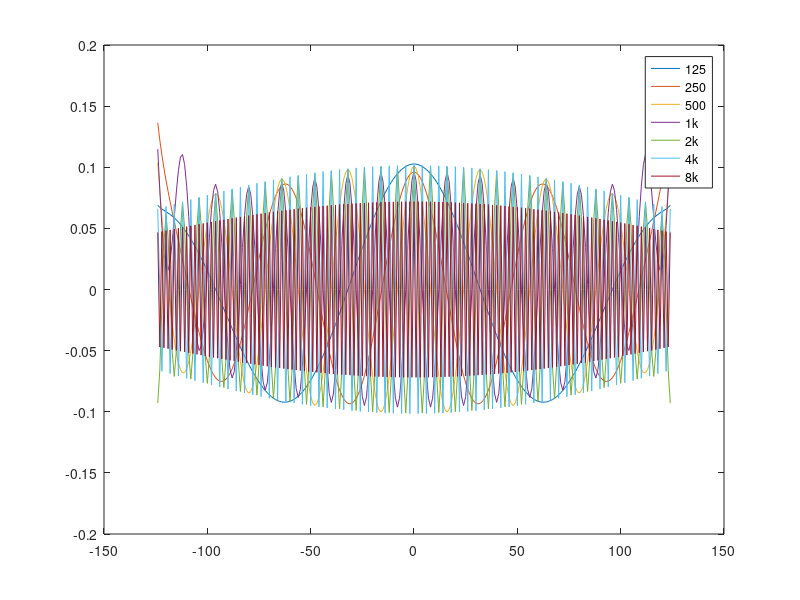

This chart was generated by the following MATLAB code: (Note: this script raises an error after producing the figure.)
close all
clear
clc

% discrete-time filter object.

% MATLAB Code
% Generated by MATLAB(R) 9.7 and Signal Processing Toolbox 8.3.
% Generated on: 03-Jun-5021 12:58:18

% Equiripple Bandpass filter designed using the FIRPM function.

% All frequency values are in Hz.

Fs = 16000;  % Sampling Frequency

N      = 270;   % Order
s      = 10;    % left right cropping offset
Wstop1 = 1;     % First Stopband Weight
Wpass  = 1;     % Passband Weight
Wstop2 = 1;     % Second Stopband Weight
dens   = 20;    % Density Factor


figure;

Fcenter = 125;
% 1st Stopband Freq  ; 1st Passband Freq    ; 2nd Passband Freq    ; 2nd Stopband Freq
Fstop1 = Fcenter - 40; Fpass1 = Fcenter - 20; Fpass2 = Fcenter + 20; Fstop2 = Fcenter + 40;

% Calculate the coefficients using the FIRPM function.
b = firpm(N, [0 Fstop1 Fpass1 Fpass2 Fstop2 Fs/2]/(Fs/2), [0 0 1 1 0 0], [Wstop1 Wpass Wstop2], {dens});
b = b(s+2:N-s);
b = b / norm(b, 2);
b125 = b;
plot([-(length(b) - 1)/2 : (length(b) - 1) / 2], b); %#ok<NBRAK>
hold on;

Fcenter = 256;
% 1st Stopband Freq  ; 1st Passband Freq    ; 2nd Passband Freq    ; 2nd Stopband Freq
Fstop1 = Fcenter - 40; Fpass1 = Fcenter - 20; Fpass2 = Fcenter + 20; Fstop2 = Fcenter + 40;

% Calculate the coefficients using the FIRPM function.
b = firpm(N, [0 Fstop1 Fpass1 Fpass2 Fstop2 Fs/2]/(Fs/2), [0 0 1 1 0 0], [Wstop1 Wpass Wstop2], {dens});
b = b(s+2:N-s);
b = b / norm(b, 2);
b250 = b;
plot([-(length(b) - 1)/2 : (length(b) - 1) / 2], b); %#ok<NBRAK>
hold on;

Fcenter = 500;
% 1st Stopband Freq  ; 1st Passband Freq    ; 2nd Passband Freq    ; 2nd Stopband Freq
Fstop1 = Fcenter - 40; Fpass1 = Fcenter - 20; Fpass2 = Fcenter + 20; Fstop2 = Fcenter + 40;

% Calculate the coefficients using the FIRPM function.
b = firpm(N, [0 Fstop1 Fpass1 Fpass2 Fstop2 Fs/2]/(Fs/2), [0 0 1 1 0 0], [Wstop1 Wpass Wstop2], {dens});
b = b(s+2:N-s);
b = b / norm(b, 2);
b500 = b;
plot([-(length(b) - 1)/2 : (length(b) - 1) / 2], b); %#ok<NBRAK>
hold on;

Fcenter = 1000;
% 1st Stopband Freq  ; 1st Passband Freq    ; 2nd Passband Freq    ; 2nd Stopband Freq
Fstop1 = Fcenter - 40; Fpass1 = Fcenter - 20; Fpass2 = Fcenter + 20; Fstop2 = Fcenter + 40;

% Calculate the coefficients using the FIRPM function.
b = firpm(N, [0 Fstop1 Fpass1 Fpass2 Fstop2 Fs/2]/(Fs/2), [0 0 1 1 0 0], [Wstop1 Wpass Wstop2], {dens});
b = b(s+2:N-s);
b = b / norm(b, 2);
b1000 = b;
plot([-(length(b) - 1)/2 : (length(b) - 1) / 2], b); %#ok<NBRAK>
hold on;

Fcenter = 2000;
% 1st Stopband Freq  ; 1st Passband Freq    ; 2nd Passband Freq    ; 2nd Stopband Freq
Fstop1 = Fcenter - 40; Fpass1 = Fcenter - 20; Fpass2 = Fcenter + 20; Fstop2 = Fcenter + 40;

% Calculate the coefficients using the FIRPM function.
b = firpm(N, [0 Fstop1 Fpass1 Fpass2 Fstop2 Fs/2]/(Fs/2), [0 0 1 1 0 0], [Wstop1 Wpass Wstop2], {dens});
b = b(s+2:N-s);
b = b / norm(b, 2);
b2000 = b;
plot([-(length(b) - 1)/2 : (length(b) - 1) / 2], b); %#ok<NBRAK>
hold on;

Fcenter = 4000;
% 1st Stopband Freq  ; 1st Passband Freq    ; 2nd Passband Freq    ; 2nd Stopband Freq
Fstop1 = Fcenter - 40; Fpass1 = Fcenter - 20; Fpass2 = Fcenter + 20; Fstop2 = Fcenter + 40;

% Calculate the coefficients using the FIRPM function.
b = firpm(N, [0 Fstop1 Fpass1 Fpass2 Fstop2 Fs/2]/(Fs/2), [0 0 1 1 0 0], [Wstop1 Wpass Wstop2], {dens});
b = b(s+2:N-s);
b = b / norm(b, 2);
b4000 = b;
plot([-(length(b) - 1)/2 : (length(b) - 1) / 2], b); %#ok<NBRAK>
hold on;

Fstop = 7960;  % Stopband Frequency
Fpass = 7980;  % Passband Frequency
Wstop = 1;     % Stopband Weight
Wpass = 1;     % Passband Weight
dens  = 20;    % Density Factor

% Calculate the coefficients using the FIRPM function.
b = firpm(N, [0 Fstop Fpass Fs/2]/(Fs/2), [0 0 1 1], [Wstop Wpass], {dens});
b = b(s+2:N-s);
b = b / norm(b, 2);
b8000 = b;
plot([-(length(b) - 1)/2 : (length(b) - 1) / 2], b); %#ok<NBRAK>
hold on;

legend({'125','250','500','1k','2k','4k','8k'});

fprintf('b125 symmetry error: %f\n', norm(b125(1:124) - b125(249:-1:126), 2));
fprintf('b125 filter power = %f\n', b125*b125');
fprintf('b250 symmetry error: %f\n', norm(b250(1:124) - b250(249:-1:126), 2));
fprintf('b250 filter power = %f\n', b250*b250');
fprintf('b500 symmetry error: %f\n', norm(b500(1:124) - b500(249:-1:126), 2));
fprintf('b500 filter power = %f\n', b500*b500');
fprintf('b1000 symmetry error: %f\n', norm(b1000(1:124) - b1000(249:-1:126), 2));
fprintf('b1000 filter power = %f\n', b1000*b1000');
fprintf('b2000 symmetry error: %f\n', norm(b2000(1:124) - b2000(249:-1:126), 2));
fprintf('b2000 filter power = %f\n', b2000*b2000');
fprintf('b4000 symmetry error: %f\n', norm(b4000(1:124) - b4000(249:-1:126), 2));
fprintf('b4000 filter power = %f\n', b4000*b4000');
fprintf('b8000 symmetry error: %f\n', norm(b8000(1:124) - b8000(249:-1:126), 2));
fprintf('b8000 filter power = %f\n', b8000*b8000');


src_str = "";
src_str = src_str + sprintf('double bandpass_filter_125[%d] = {%f', N-2*s-1, b125(1)); for val = b125(2:end); src_str = src_str + sprintf(', %f',val); end; src_str = src_str + '};' + newline;
src_str = src_str + sprintf('double bandpass_filter_250[%d] = {%f', N-2*s-1, b250(1)); for val = b250(2:end); src_str = src_str + sprintf(', %f',val); end; src_str = src_str + '};' + newline;
src_str = src_str + sprintf('double bandpass_filter_500[%d] = {%f', N-2*s-1, b500(1)); for val = b500(2:end); src_str = src_str + sprintf(', %f',val); end; src_str = src_str + '};' + newline;
src_str = src_str + sprintf('double bandpass_filter_1000[%d] = {%f', N-2*s-1, b1000(1)); for val = b1000(2:end); src_str = src_str + sprintf(', %f',val); end; src_str = src_str + '};' + newline;
src_str = src_str + sprintf('double bandpass_filter_2000[%d] = {%f', N-2*s-1, b2000(1)); for val = b2000(2:end); src_str = src_str + sprintf(', %f',val); end; src_str = src_str + '};' + newline;
src_str = src_str + sprintf('double bandpass_filter_4000[%d] = {%f', N-2*s-1, b4000(1)); for val = b4000(2:end); src_str = src_str + sprintf(', %f',val); end; src_str = src_str + '};' + newline;
src_str = src_str + sprintf('double bandpass_filter_8000[%d] = {%f', N-2*s-1, b8000(1)); for val = b8000(2:end); src_str = src_str + sprintf(', %f',val); end; src_str = src_str + '};' + newline;
src_str = src_str + newline;
src_str = src_str + '// signal f[n]'; src_str = src_str + newline;
src_str = src_str + '//    ______'; src_str = src_str + newline;
src_str = src_str + '//   |      |'; src_str = src_str + newline;
src_str = src_str + '//   |      |'; src_str = src_str + newline;
src_str = src_str + '// 0_|      |      ___'; src_str = src_str + newline;
src_str = src_str + '//          |     |'; src_str = src_str + newline;
src_str = src_str + '//          |     |'; src_str = src_str + newline;
src_str = src_str + '//          |_____|'; src_str = src_str + newline;
src_str = src_str + '// filter g[n]'; src_str = src_str + newline;
src_str = src_str + '//      _'; src_str = src_str + newline;
src_str = src_str + '//     / \'; src_str = src_str + newline;
src_str = src_str + '//    /   \'; src_str = src_str + newline;
src_str = src_str + '// 0_/     \__________'; src_str = src_str + newline;
src_str = src_str + '//  <---------------->'; src_str = src_str + newline;
src_str = src_str + '//          W'; src_str = src_str + newline;
src_str = src_str + '// '; src_str = src_str + newline;
src_str = src_str + '// filtered signal power calculation:'; src_str = src_str + newline;
src_str = src_str + '// '; src_str = src_str + newline;
src_str = src_str + '// (itr 1) signal cyclic shift s = 0,'; src_str = src_str + newline;
src_str = src_str + '// elementwise product:'; src_str = src_str + newline;
src_str = src_str + '// filtered signal f[n-0] .* g[n]'; src_str = src_str + newline;
src_str = src_str + '//    ______                    _'; src_str = src_str + newline;
src_str = src_str + '//   | / \  |                  / \'; src_str = src_str + newline;
src_str = src_str + '//   |/   \ |          =>     /   \'; src_str = src_str + newline;
src_str = src_str + '// 0_/     \|_________     0_/     \__________'; src_str = src_str + newline;
src_str = src_str + '// '; src_str = src_str + newline;
src_str = src_str + '// convolved signal at s=0 is sum of impulse value of f[n-0] .* g[n]'; src_str = src_str + newline;
src_str = src_str + '// '; src_str = src_str + newline;
src_str = src_str + '// (itr 2) signal cyclic shift s = 1,'; src_str = src_str + newline;
src_str = src_str + '// elementwise product:'; src_str = src_str + newline;
src_str = src_str + '// filtered signal f[n-1] .* g[n]'; src_str = src_str + newline;
src_str = src_str + '//    ______                     _'; src_str = src_str + newline;
src_str = src_str + '//   |  / \ |                   / \'; src_str = src_str + newline;
src_str = src_str + '//   | /   \|          =>      /   \'; src_str = src_str + newline;
src_str = src_str + '// 0__/     \_________     0__/    |__________'; src_str = src_str + newline;
src_str = src_str + '// '; src_str = src_str + newline;
src_str = src_str + '// convolved signal at s=1 is sum of impulse value of f[n-1] .* g[n]'; src_str = src_str + newline;
src_str = src_str + '// '; src_str = src_str + newline;
src_str = src_str + '// (itr 3) signal cyclic shift s = 2,'; src_str = src_str + newline;
src_str = src_str + '// elementwise product:'; src_str = src_str + newline;
src_str = src_str + '// filtered signal f[n-2] .* g[n]'; src_str = src_str + newline;
src_str = src_str + '//    ______                      _'; src_str = src_str + newline;
src_str = src_str + '//   |   / \|                    / \'; src_str = src_str + newline;
src_str = src_str + '//   |  /   \          =>       /  |'; src_str = src_str + newline;
src_str = src_str + '// 0_|_/    |_________     0___/   |__________'; src_str = src_str + newline;
src_str = src_str + '// '; src_str = src_str + newline;
src_str = src_str + '// convolved signal at s=2 is sum of impulse value of f[n-2] .* g[n]'; src_str = src_str + newline;
src_str = src_str + '// '; src_str = src_str + newline;
src_str = src_str + '// ... etc.'; src_str = src_str + newline;
src_str = src_str + ''; src_str = src_str + newline;
src_str = src_str + newline;
src_str = src_str + 'double sig_fil_pow(short * sig, double * fil) {'; src_str = src_str + newline;
src_str = src_str + sprintf('    const size_t W = %d; // filter window width', N-2*s-1); src_str = src_str + newline;
src_str = src_str + '    double __filSigPow_accu__ = 0.0; // filtered signal power, for accumulation'; src_str = src_str + newline;
src_str = src_str + '    double __filSigAmplt_instant__; // filter signal instantaneous amplitude (can be +ve or -ve)'; src_str = src_str + newline;
src_str = src_str + '    for (size_t s = 0; s < W; ++s) { // s being convolution shift'; src_str = src_str + newline;
src_str = src_str + '        __signalStrength_instantaneous__ = 0.0;'; src_str = src_str + newline;
src_str = src_str + '        for (size_t w = 0; w < W; ++w) {'; src_str = src_str + newline;
src_str = src_str + '            __signalStrength_instantaneous__ += signal[(w+s)%W] * filter[W-w-1];'; src_str = src_str + newline;
src_str = src_str + '        }'; src_str = src_str + newline;
src_str = src_str + '        __signalPower_accumulated__ += power(__signalStrength_instantaneous__, 2);'; src_str = src_str + newline;
src_str = src_str + '    }'; src_str = src_str + newline;
src_str = src_str + '    return __signalPower_accumulated__;'; src_str = src_str + newline;
src_str = src_str + '}'; src_str = src_str + newline;
 
fid = fopen('filter_filterbank.cpp', 'wt');
fprintf(fid, '%s', src_str);
fclose(fid);
